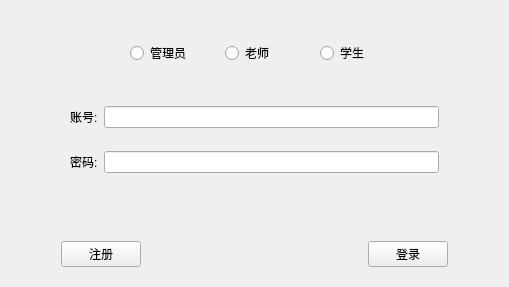
<?xml version="1.0" encoding="UTF-8"?>
<ui version="4.0">
 <class>Login</class>
 <widget class="QWidget" name="Login">
  <property name="geometry">
   <rect>
    <x>0</x>
    <y>0</y>
    <width>509</width>
    <height>287</height>
   </rect>
  </property>
  <property name="windowTitle">
   <string>Form</string>
  </property>
  <layout class="QGridLayout" name="gridLayout_4" columnstretch="1,10,1">
   <item row="0" column="0">
    <spacer name="horizontalSpacer_2">
     <property name="orientation">
      <enum>Qt::Horizontal</enum>
     </property>
     <property name="sizeHint" stdset="0">
      <size>
       <width>36</width>
       <height>20</height>
      </size>
     </property>
    </spacer>
   </item>
   <item row="0" column="1">
    <widget class="QWidget" name="widget_4" native="true">
     <layout class="QGridLayout" name="gridLayout_3" rowstretch="1,1,10,3,0">
      <item row="1" column="0">
       <widget class="QWidget" name="widget_2" native="true">
        <layout class="QGridLayout" name="gridLayout_2" columnstretch="2,3,3,3,1">
         <item row="0" column="3">
          <widget class="QRadioButton" name="rb_stu">
           <property name="text">
            <string>学生</string>
           </property>
          </widget>
         </item>
         <item row="0" column="1">
          <widget class="QRadioButton" name="rb_adm">
           <property name="text">
            <string>管理员</string>
           </property>
          </widget>
         </item>
         <item row="0" column="0">
          <spacer name="horizontalSpacer_4">
           <property name="orientation">
            <enum>Qt::Horizontal</enum>
           </property>
           <property name="sizeHint" stdset="0">
            <size>
             <width>40</width>
             <height>20</height>
            </size>
           </property>
          </spacer>
         </item>
         <item row="0" column="2">
          <widget class="QRadioButton" name="rb_tec">
           <property name="text">
            <string>老师</string>
           </property>
          </widget>
         </item>
         <item row="0" column="4">
          <spacer name="horizontalSpacer_5">
           <property name="orientation">
            <enum>Qt::Horizontal</enum>
           </property>
           <property name="sizeHint" stdset="0">
            <size>
             <width>40</width>
             <height>20</height>
            </size>
           </property>
          </spacer>
         </item>
        </layout>
       </widget>
      </item>
      <item row="0" column="0">
       <spacer name="verticalSpacer">
        <property name="orientation">
         <enum>Qt::Vertical</enum>
        </property>
        <property name="sizeHint" stdset="0">
         <size>
          <width>20</width>
          <height>40</height>
         </size>
        </property>
       </spacer>
      </item>
      <item row="4" column="0">
       <layout class="QHBoxLayout" name="horizontalLayout">
        <item>
         <widget class="QPushButton" name="pushButton_2">
          <property name="text">
           <string>注册</string>
          </property>
         </widget>
        </item>
        <item>
         <spacer name="horizontalSpacer">
          <property name="orientation">
           <enum>Qt::Horizontal</enum>
          </property>
          <property name="sizeHint" stdset="0">
           <size>
            <width>48</width>
            <height>20</height>
           </size>
          </property>
         </spacer>
        </item>
        <item>
         <widget class="QPushButton" name="btn_login">
          <property name="text">
           <string>登录</string>
          </property>
         </widget>
        </item>
       </layout>
      </item>
      <item row="2" column="0">
       <widget class="QWidget" name="widget" native="true">
        <layout class="QGridLayout" name="gridLayout">
         <item row="0" column="0">
          <widget class="QLabel" name="label">
           <property name="text">
            <string>账号:</string>
           </property>
          </widget>
         </item>
         <item row="0" column="1">
          <widget class="QLineEdit" name="le_acc"/>
         </item>
         <item row="1" column="0">
          <widget class="QLabel" name="label_2">
           <property name="text">
            <string>密码:</string>
           </property>
          </widget>
         </item>
         <item row="1" column="1">
          <widget class="QLineEdit" name="le_pas"/>
         </item>
        </layout>
       </widget>
      </item>
      <item row="3" column="0">
       <spacer name="verticalSpacer_2">
        <property name="orientation">
         <enum>Qt::Vertical</enum>
        </property>
        <property name="sizeHint" stdset="0">
         <size>
          <width>20</width>
          <height>40</height>
         </size>
        </property>
       </spacer>
      </item>
     </layout>
    </widget>
   </item>
   <item row="0" column="2">
    <spacer name="horizontalSpacer_3">
     <property name="orientation">
      <enum>Qt::Horizontal</enum>
     </property>
     <property name="sizeHint" stdset="0">
      <size>
       <width>36</width>
       <height>20</height>
      </size>
     </property>
    </spacer>
   </item>
  </layout>
 </widget>
 <resources/>
 <connections/>
</ui>
